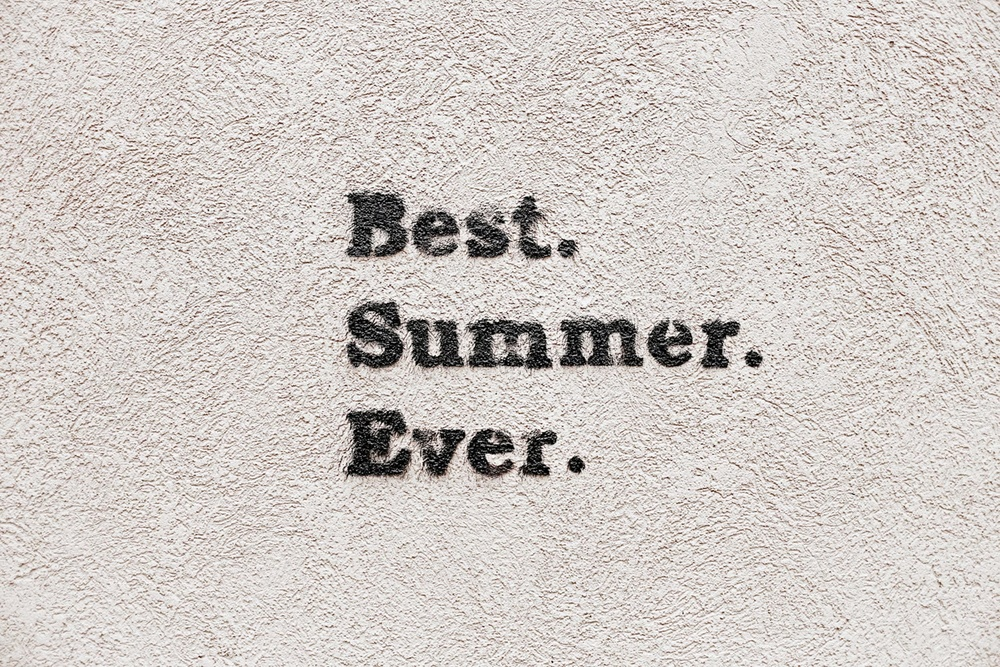
#> input picture SampleInputs/ImageWithText/high_quality_image.jpg, 1000 x 667 px, shrunk from 2940 x 1960 before the run, found by its file name
$ python RemoveEmbeddedImages.py
#> lines starting #> are read from the running program, lines starting #| are printed output that depends on the picture; after the words box and inside, x2 and y2 are one past the last pixel; in counts of white or black regions, pixels touching at a corner belong together
import cv2
import pytesseract
from PIL import Image

pytesseract.pytesseract.tesseract_cmd = r'C:\Program Files\TesseractOCR\tesseract.exe'  # Adjust this path accordingly
def remove_embedded_images(image_path):
    # Read the image
    img = cv2.imread(image_path)
#> img is the input picture: shape (667, 1000, 3); mean B, G, R 197.7, 201.7, 208

    # Convert the image to grayscale
    gray = cv2.cvtColor(img, cv2.COLOR_BGR2GRAY)

    # Use an edge detection method (such as Canny) to identify edges
    edges = cv2.Canny(gray, 50, 150)
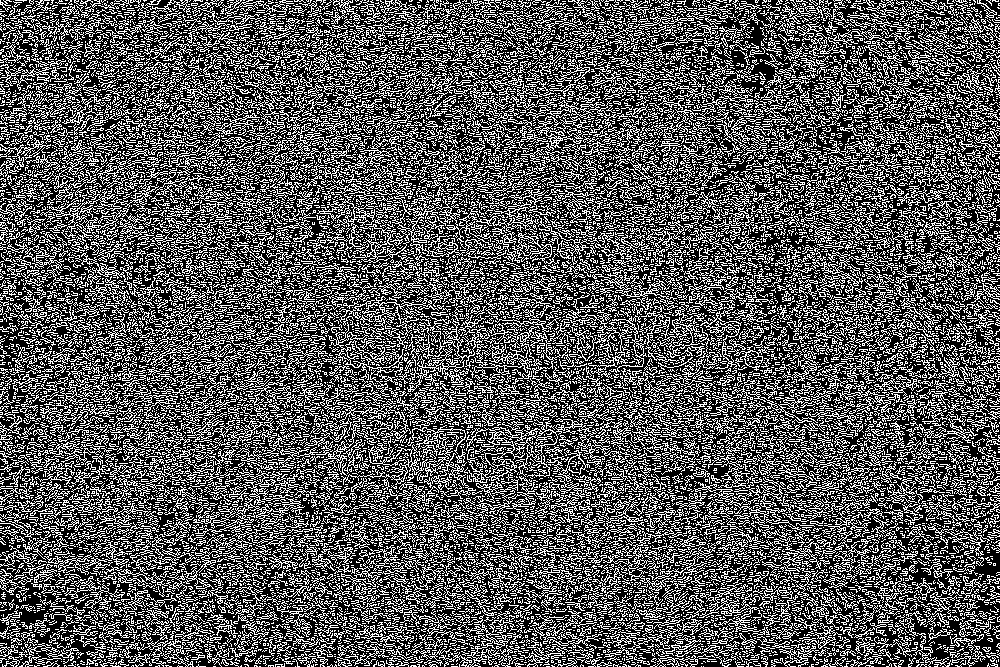
#> edges: shape (667, 1000); 34.3% white in thin lines or dots

    # Use dilation and erosion to close gaps in contours
    dilated = cv2.dilate(edges, None, iterations=2)
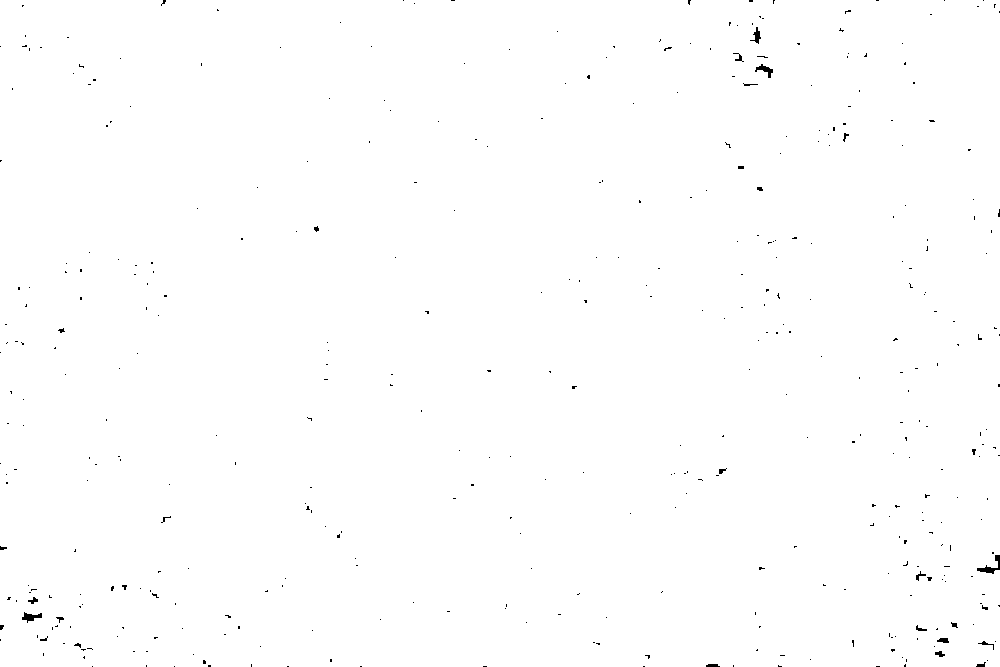
#> dilated: shape (667, 1000); 99.7% white; black in thin lines or dots
    eroded = cv2.erode(dilated, None, iterations=2)
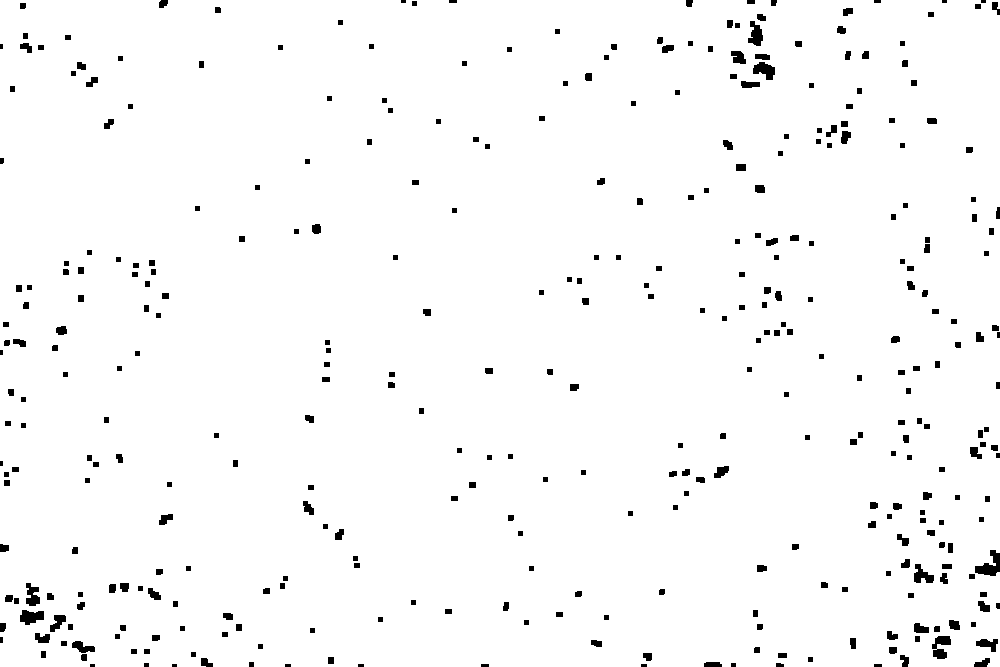
#> eroded: shape (667, 1000); 97.6% white; 366 black regions (13 under 20 px)

    # Find contours in the eroded image
    contours, _ = cv2.findContours(eroded, cv2.RETR_EXTERNAL, cv2.CHAIN_APPROX_SIMPLE)
#> contours = 1 contour; box (x1, y1, x2, y2) and area: (0, 0, 1000, 667) 663611

    # Create a mask to remove detected contours
    mask = img.copy()
    cv2.drawContours(mask, contours, -1, (255, 255, 255), thickness=cv2.FILLED)

    # Replace the detected contours with white color
    result = cv2.bitwise_and(img, mask)

    # Convert the result to PIL Image
    result_pil = Image.fromarray(cv2.cvtColor(result, cv2.COLOR_BGR2RGB))

    return result_pil

def extract_text_from_image(image_path):
    # Remove embedded images
    processed_image = remove_embedded_images(image_path)

    # Use Tesseract to extract text from the processed image
#> (the run stopped early here; a loop or call above may not have finished)
